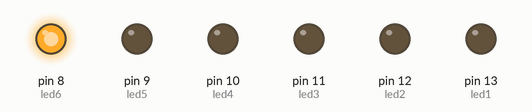
Bench run of a sketch on a simulated Arduino Uno, built with avr-gcc and run on an emulated ATmega328P. Parts: output pins drawn as LEDs (lit = HIGH).

Above: at 0.05 s.
At 0.65 s:
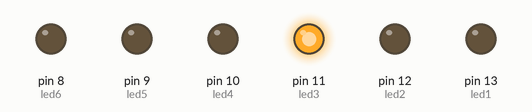
At 0.85 s:
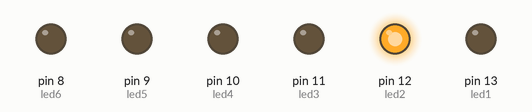
At 1.76 s:
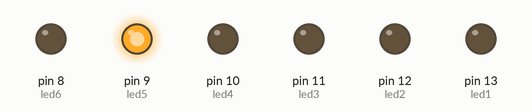
At 3.36 s:
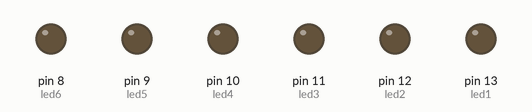
At 7.08 s:
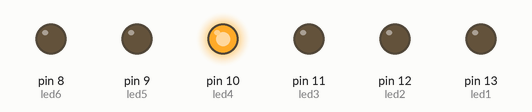
Timing chart, 0 to 7.4 s (numbered marks = the images above):
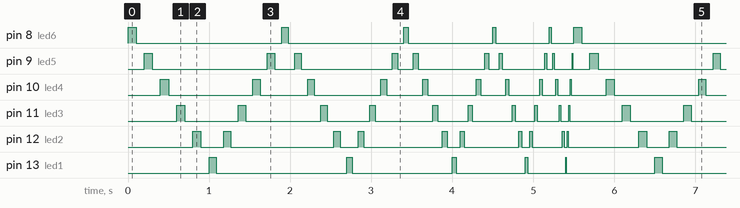

The sketch:

Project1a_BlinkingLightArray.ino
```cpp
/*
  Name: Blinking Light Array
  Description: Turn a series of LEDs on and then off, repeatedly
                for some time delay that constantly gets smaller
  Author: Amar Bhatt
*/

//Define LED pins
int led1 = 13;
int led2 = 12;
int led3 = 11;
int led4 = 10;
int led5 = 9;
int led6 = 8;
int X = 100; //Time delay
int flip = 0; //if 0 the leds are lit left to right, if 1 leds are lit right to left

//Setup
void setup(){
  // Initialize the leds s outputs
  pinMode(led1,OUTPUT);
  pinMode(led2,OUTPUT);
  pinMode(led3,OUTPUT);
  pinMode(led4,OUTPUT);
  pinMode(led5,OUTPUT);
  pinMode(led6,OUTPUT);
}// end setup

void loop(){
  //While there is a time delay turn off and on leds
  while (X != 0){
    if (flip == 0){
      for (int i=8; i<13; i++){
        digitalWrite(i, HIGH);
        delay(X); //Time delay
        digitalWrite(i, LOW);
        delay(X);
      }//end for
      flip = 1;
    }//end if
    else{
       for (int i=13; i>8; i--){
        digitalWrite(i, HIGH);
        delay(X);// time delay
        digitalWrite(i, LOW);
        delay(X);
       }//end for
       flip = 0;
    }//end else

    X = X-10;
  }//end while

  if (X == 0){
    X = 100;
  }//end if
}//end loop
```

Measured:
- by itself, pin 8 (led6): repeats every 5.5 s: LOW 1.8 s, HIGH 0.08 s, LOW 1.4 s, HIGH 0.06 s, LOW 1.0 s, HIGH 0.04 s, LOW 0.66 s, HIGH 0.02 s, LOW 0.28 s, HIGH 0.10 s
- by itself, pin 13 (led1): repeats every 5.5 s: LOW 1.6 s, HIGH 0.07 s, LOW 1.2 s, HIGH 0.05 s, LOW 0.85 s, HIGH 0.03 s, LOW 0.47 s, HIGH 0.01 s, LOW 1.1 s, HIGH 0.09 s
- by itself, everything shown: repeats every 5.5 s, in 72 steps
